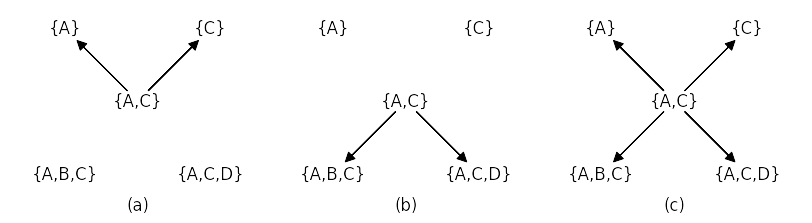

Here is the Python script that generated this plot:
import math
import matplotlib.gridspec as gridspec
import matplotlib.pyplot as plt
import matplotlib.patches as patches
import numpy as np
import os
import sys

parent_dir = os.path.dirname(os.path.dirname(os.path.abspath(__file__)))
sys.path.insert(0, parent_dir)
import addtext

def main(figureSaveLocation):
    """Create an image for demonstrating feature subset selection.
    """

    # Create the figure, the grids for the subplots and determine the spacing for the subplots.
    currentFigure = plt.figure()
    gs = gridspec.GridSpec(1, 3)
    gs.update(left=0.005, right=0.995, bottom=0.05, top=1, wspace=0.05)#, hspace=0.05)

    # Create the neighbourhood/degree/support graph.
    backwardsEliminationGraph = plt.subplot(gs[0, 0])
    draw_graph(currentFigure, edges=[['{A,C}', '{A}'], ['{A,C}', '{C}']])

    # Create the non-complement graph.
    forwardSelectionGraph = plt.subplot(gs[0, 1])
    draw_graph(currentFigure, edges=[['{A,C}', '{A,B,C}'], ['{A,C}', '{A,C,D}']])

    # Create the complement graph.
    geneticAlgorithmGraph = plt.subplot(gs[0, 2])
    draw_graph(currentFigure, edges=[['{A,C}', '{A}'], ['{A,C}', '{C}'], ['{A,C}', '{A,B,C}'], ['{A,C}', '{A,C,D}']])

    # Make all the tick marks invisible, and label the x axes.
    labels = ['(c)', '(b)', '(a)']
    for ax in currentFigure.get_axes():
        removeTickMarks(ax, xAxis=True, yAxis=True)
        currentLabel = labels.pop()
        setLabels(ax, xLabel=currentLabel)
        ax.xaxis.set_label_coords(0.5, -0.025)

    plt.savefig(figureSaveLocation, bbox_inches='tight', transparent=True)

def draw_graph(currentFigure, edges):
    """Draw the feature sets.
    """

    # Plot the graph.
    plot = currentFigure.gca()
    plot.axis('scaled')
    plot.spines['top'].set_visible(False)
    plot.spines['right'].set_visible(False)
    plot.spines['bottom'].set_visible(False)
    plot.spines['left'].set_visible(False)
    plot.set_xlim(left=-3.5, right=3.5)
    plot.set_ylim(bottom=-2.5, top=2.5)

    # Define the nodes.
    numberOfNodes = 5
    nodeNames = ['{A}', '{C}', '{A,C}', '{A,B,C}', '{A,C,D}']
    nodeCenterXValues = [-2, 2, 0, -2,  2]
    nodeCenterYValues = [ 2, 2, 0, -2, -2]

    # Define the edges.
    for i in edges:
        edgeStartX = (nodeCenterXValues[nodeNames.index(i[1])] - nodeCenterXValues[nodeNames.index(i[0])]) * (1 / 7)
        edgeStartY = (nodeCenterYValues[nodeNames.index(i[1])] - nodeCenterYValues[nodeNames.index(i[0])]) * (1 / 7)
        edgeEndX = (nodeCenterXValues[nodeNames.index(i[1])] - nodeCenterXValues[nodeNames.index(i[0])]) * (3 / 5)
        edgeEndY = (nodeCenterYValues[nodeNames.index(i[1])] - nodeCenterYValues[nodeNames.index(i[0])]) * (3 / 5)
        plot.arrow(nodeCenterXValues[nodeNames.index(i[0])] + edgeStartX, nodeCenterYValues[nodeNames.index(i[0])] + edgeStartY,
                   nodeCenterXValues[nodeNames.index(i[0])] + edgeEndX, nodeCenterYValues[nodeNames.index(i[0])] + edgeEndY,
                   head_width=0.25, head_length=0.25, fc='k', ec='k')

    # Plot the graph.
    addtext.graphGeneration(nodeCenterXValues, nodeCenterYValues, nodeNames, currentFigure=currentFigure, sizes=[12] * numberOfNodes,
        colors=['black' for i in range(numberOfNodes)], zorders=[2 for i in range(numberOfNodes)])

def setLabels(axes, xLabel='', yLabel=''):
    """Set the X and Y labels of the axes.
    """

    axes.set_xlabel(xLabel)
    axes.set_ylabel(yLabel)

def removeTickMarks(axes, xAxis=False, yAxis=False):
    """Removes all tick marks for the given axes.
    """

    if xAxis:
        axes.set_xticks([])
    if yAxis:
        axes.set_yticks([])


if __name__ == '__main__':
    main(sys.argv[1])
